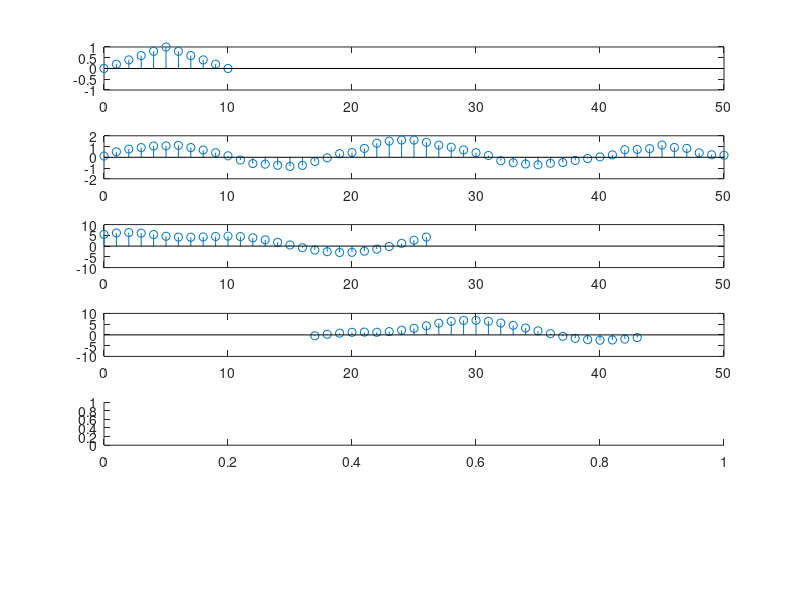
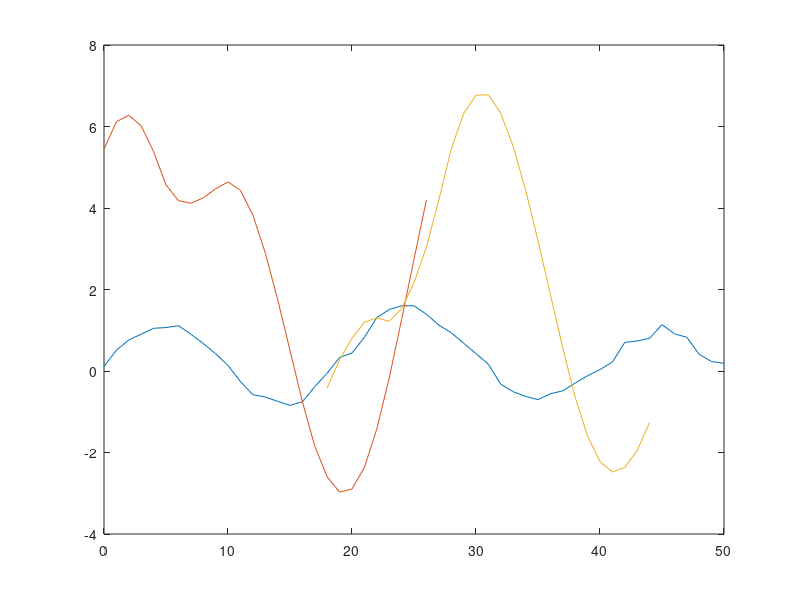

Reproduce these figures in MATLAB, in order. (Note: this script raises an error after producing the figures.)
%% Overalp and add
clear, clc, close all

addpath('C:\Users\Joe\Dropbox\research\codes\f')

triang = @(x, N) (1/N)*(x + N).*double(x <= 0 & x >= -N) + (1/N)*(-x + N).*double(x > 0 & x <= N);

N = 51;
n = 0:N-1;
M = 10;
M2 = M/2;
L = 27;

h = triang(-M2:M2, M2);

rng(0);
x = sin(n*(2*pi/20)) + filter(1/3*ones(1, 10), 1, (rand(size(n))-0.5));

figure, subplot(611)
stem(0:length(h)-1, h)
axis([0 50 -1 1])

subplot(612)
stem(0:N-1, x)
axis([0 50 -2 2])

valid = ones(1, L);
valid(1:M) = 0;

subplot(613)
y1 = ifft(fft(h, L).*fft(x(1:L), L));
stem(0:length(y1)-1, y1)
axis([0 50 -10 10])

subplot(614)
y2 = ifft(fft(h, L).*fft(x(L-M+1+(0:L-1)), L));
stem(L-M+(0:L-1), y2)
axis([0 50 -10 10])

subplot(615)
% y3 = ifft(fft(h, L).*fft(x(2*L-M+1+(0:L-1)), L));
% stem(2*L-M+(0:L-1), y3)
% axis([0 50 -10 10])

% subplot(616), hold on
% ytot1 = conv(h, x, 'full');
% stem(0:length(ytot1)-1, ytot1)
% % 
% y1 = [y1 zeros(1, N-length(y1))];
% y2 = [zeros(1, L-M) y2.*valid zeros(1, N-length(y2)-L)];
% y3 = [zeros(1, 2*L) y3(1:N-2*L)];
% ytot = y1 + y2 + y3;
% stem(0:length(ytot)-1, ytot, 'x')
% axis([0 50 -10 10])

%
figure, hold on, box on
plot(0:N-1, x, 'DisplayName', 'x')
plot(0:length(y1)-1, y1, 'DisplayName', 'y1')
plot(L-M+1+(0:L-1), y2, 'DisplayName', 'y2')
% plot(0:length(y1)-1, y1+y2, 'DisplayName', 'y1+y2')
% plot(2*L-M+(0:L-1), y3, 'DisplayName', 'y3')
% plot(0:length(ytot1)-1, ytot1, 'DisplayName', 'ytot')

m = matlab2tikz(gca);
m.write('overlap_and_save.tex')
